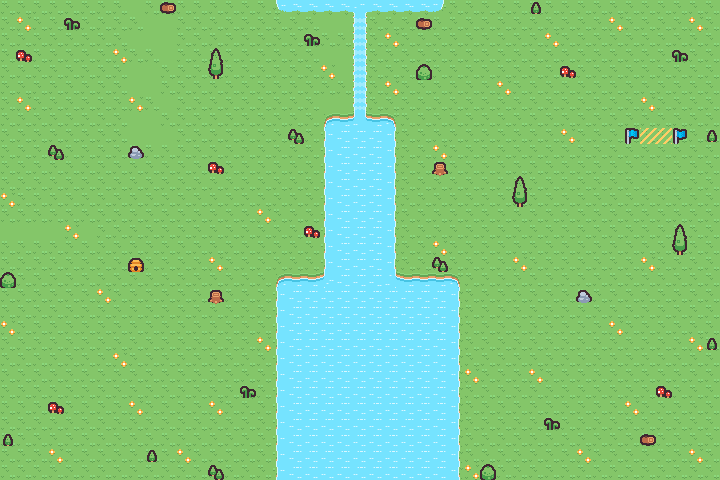

The image is a tile-based game level rendered from a .tmx file. Its description and source (layers, tilesets, objects; grid data summarised) follow:
An orthogonal 45x30 tile map with 16x16 px tiles, 4 tile layers (Ground, Obstacles, Water, Goal), 2 tilesets and 16 objects (6x hovercraft, 5x bomb, 4x letter, spawn).

<map version="1.10" tiledversion="1.10.2" orientation="orthogonal" renderorder="right-down" width="45" height="30" tilewidth="16" tileheight="16" infinite="0" nextlayerid="8" nextobjectid="17">
 <editorsettings>
  <export target="level3.tmj" format="json" />
 </editorsettings>
 <tileset firstgid="1" name="sprites" tilewidth="16" tileheight="16" tilecount="275" columns="25">
  <image source="sprites.png" trans="ff00ff" width="400" height="176" />
 </tileset>
 <tileset firstgid="276" name="sprites" tilewidth="16" tileheight="16" tilecount="275" columns="25">
  <image source="sprites.png" trans="ff00ff" width="400" height="176" />
 </tileset>
 <layer id="1" name="Ground" width="45" height="30">
  <data>[1350 cells, 1350 non-empty, 5 distinct tile ids]</data>
 </layer>
 <layer id="3" name="Obstacles" width="45" height="30">
  <data>[1350 cells, 37 non-empty, 11 distinct tile ids]</data>
 </layer>
 <layer id="2" name="Water" width="45" height="30">
  <data>[1350 cells, 223 non-empty, 14 distinct tile ids]</data>
 </layer>
 <layer id="4" name="Goal" width="45" height="30">
  <data>[1350 cells, 4 non-empty, 3 distinct tile ids]</data>
 </layer>
 <objectgroup id="7" name="Letter Layer">
  <object id="9" name="Letter C" type="letter" gid="48" x="0" y="384" width="16" height="16" />
  <object id="10" name="Letter E" type="letter" gid="50" x="240" y="448" width="16" height="16" />
  <object id="11" name="Letter O" type="letter" gid="100" x="160" y="224" width="16" height="16" />
  <object id="12" name="Letter D" type="letter" gid="49" x="160" y="48" width="16" height="16" />
 </objectgroup>
 <objectgroup id="6" name="Enemy Layer">
  <object id="2" name="Bomb" type="bomb" gid="5" x="48" y="80" width="16" height="16" />
  <object id="3" name="Bomb" type="bomb" gid="5" x="32" y="208" width="16" height="16" />
  <object id="4" name="Bomb" type="bomb" gid="5" x="192" y="368" width="16" height="16" />
  <object id="5" name="Hovercraft" type="hovercraft" gid="165" x="192" y="112" width="16" height="16" />
  <object id="6" name="Hovercraft" type="hovercraft" gid="165" x="560" y="240" width="16" height="16" />
  <object id="7" name="Hovercraft" type="hovercraft" gid="165" x="48" y="320" width="16" height="16" />
  <object id="8" name="Hovercraft" type="hovercraft" gid="165" x="496" y="80" width="16" height="16" />
  <object id="13" name="Hovercraft" type="hovercraft" gid="165" x="528" y="384" width="16" height="16" />
  <object id="14" name="Hovercraft" type="hovercraft" gid="165" x="672" y="416" width="16" height="16" />
  <object id="15" name="Bomb" type="bomb" gid="5" x="640" y="224" width="16" height="16" />
  <object id="16" name="Bomb" type="bomb" gid="5" x="416" y="112" width="16" height="16" />
 </objectgroup>
 <objectgroup id="5" name="Player">
  <object id="1" name="Spawn" type="spawn" x="320" y="96">
   <point />
  </object>
 </objectgroup>
</map>
